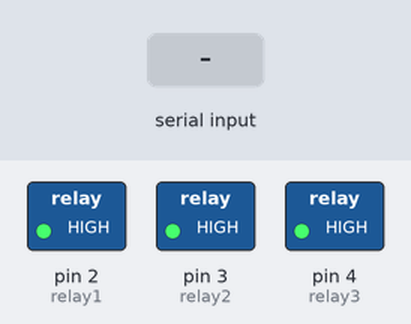
A sketch run on a simulated Arduino Uno, built with avr-gcc and run on an emulated ATmega328P. Shown: switched loads named in the sketch (green lamp = pin HIGH). Dashed ring = blinking. The test bench sets the inputs (shaded band).

Above: at 1.2 s.
1.3 s: "1" received over Serial
At 2.9 s:
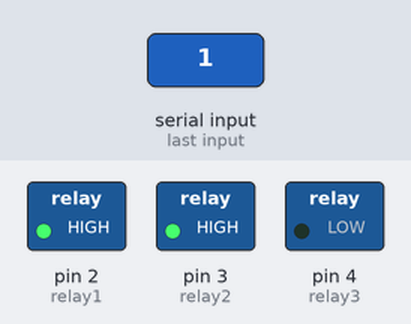
4.3 s: "A" received over Serial
At 5.1 s:
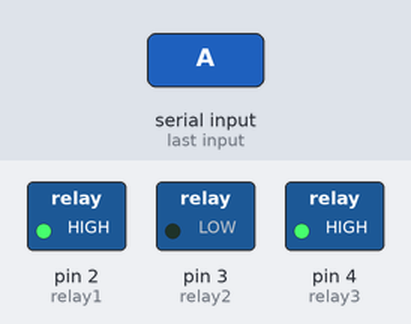
6.8 s: "2" received over Serial
At 7.5 s:
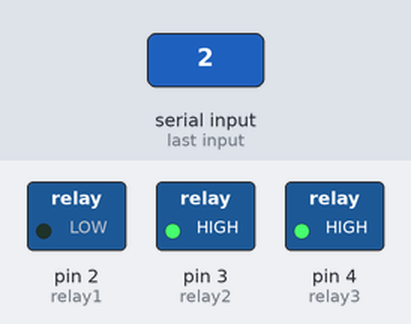
9.8 s: "3" received over Serial
At 10.6 s:
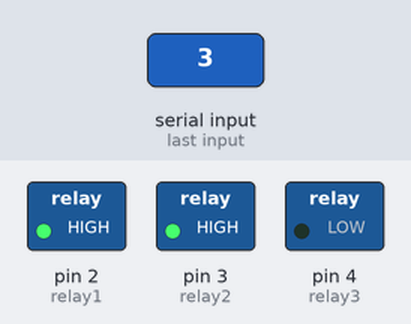
Timing chart, 0 to 13.3 s (numbered marks = the images above; inputs shaded):
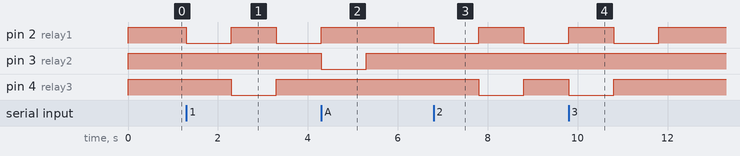

The sketch:

sketch_aug19c.ino
```cpp
#include <SoftwareSerial.h>

int relay1=2;
int relay2=3;
int relay3=4;
char val;
void setup() {
  // put your setup code here, to run once:
pinMode(relay1,OUTPUT);
  pinMode(relay2,OUTPUT);
  pinMode(relay3,OUTPUT);

  digitalWrite(relay1,HIGH);
  digitalWrite(relay2,HIGH);
  digitalWrite(relay3,HIGH);

Serial.begin(9600);
}

void loop()
{
  // put your main code here, to run repeatedly:
  if(Serial.available())
 {
  val=Serial.read();
  if(val=='1' || val=='2')
    {
      digitalWrite(relay1,LOW);
      delay(1000);
      digitalWrite(relay1,HIGH);
      digitalWrite(relay3,LOW);
      delay(1000);
      digitalWrite(relay3,HIGH);
      digitalWrite(relay1,LOW);
      delay(1000);
      digitalWrite(relay1,HIGH);
    }
   else if(val=='3' || val=='4')
    {
       digitalWrite(relay3,LOW);
      delay(1000);
      digitalWrite(relay3,HIGH);
      digitalWrite(relay1,LOW);
      delay(1000);
      digitalWrite(relay1,HIGH);
    }
    else if(val=='A' || val=='B' || val=='C' || val=='D')
    {
      digitalWrite(relay2,LOW);
      delay(1000);
      digitalWrite(relay2,HIGH);
    }
    else if(val=='9')
    {
      digitalWrite(relay1,LOW);
      delay(1000);
      digitalWrite(relay1,HIGH);
      digitalWrite(relay2,LOW);
      delay(1000);
      digitalWrite(relay2,HIGH);
      digitalWrite(relay3,LOW);
      delay(1000);
      digitalWrite(relay3,HIGH);
      digitalWrite(relay1,LOW);
      delay(1000);
      digitalWrite(relay1,HIGH);
    }
    else if(val=='I')
    {
      digitalWrite(relay2,LOW);
      delay(1000);
      digitalWrite(relay2,HIGH);
      digitalWrite(relay3,LOW);
      delay(1000);
      digitalWrite(relay3,HIGH);
      digitalWrite(relay1,LOW);
      delay(1000);
      digitalWrite(relay1,HIGH);
    }
  }
}
```

Measured:
- after the input at 1.3 s, pin 2 (relay1): HIGH → LOW at once, → HIGH 1.0 s later, → LOW 1.0 s later; pin 4 (relay3): HIGH → LOW after 1.0 s, → HIGH 1.0 s later
- after the input at 4.3 s, pin 3 (relay2): HIGH → LOW at once, → HIGH 1.0 s later
- after the input at 6.8 s, pin 2 (relay1): HIGH → LOW at once, → HIGH 1.0 s later, → LOW 1.0 s later; pin 4 (relay3): HIGH → LOW after 1.0 s, → HIGH 1.0 s later
- after the input at 9.8 s, pin 4 (relay3): HIGH → LOW at once, → HIGH 1.0 s later
